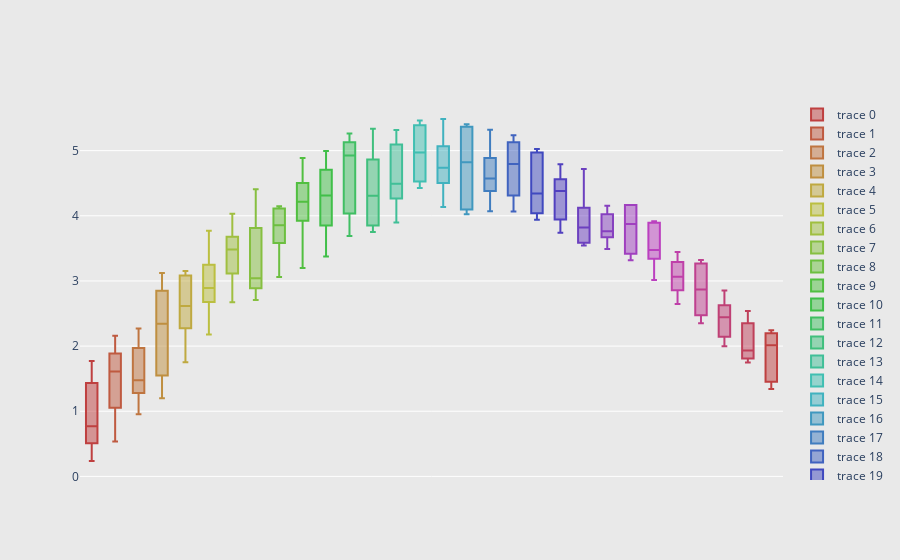

This figure's notebook cell:
### Markdown cell above
### 3º Gráfico Plotly
Relação Altura/Atividade física (BoxPlot)
-> Adicionar Filtros: Fumante, Peso, Gênero

### Code cell
import plotly.graph_objects as go
import numpy as np

N = 30     # Number of boxes

# generate an array of rainbow colors by fixing the saturation and lightness of the HSL
# representation of colour and marching around the hue.
# Plotly accepts any CSS color format, see e.g. http://www.w3schools.com/cssref/css_colors_legal.asp.
c = ['hsl('+str(h)+',50%'+',50%)' for h in np.linspace(0, 360, N)]

# Each box is represented by a dict that contains the data, the type, and the colour.
# Use list comprehension to describe N boxes, each with a different colour and with different randomly generated data:
fig = go.Figure(data=[go.Box(
    y=3.5 * np.sin(np.pi * i/N) + i/N + (1.5 + 0.5 * np.cos(np.pi*i/N)) * np.random.rand(10),
    marker_color=c[i]
    ) for i in range(int(N))])

# format the layout
fig.update_layout(
    xaxis=dict(showgrid=False, zeroline=False, showticklabels=False),
    yaxis=dict(zeroline=False, gridcolor='white'),
    paper_bgcolor='rgb(233,233,233)',
    plot_bgcolor='rgb(233,233,233)',
)

fig.show()

### Figure 1 — Plotly figure (JSON) as saved in the notebook; plotly's stock layout.template omitted (floating-point values rounded to 4 significant figures)
{"data": [{"marker": {"color": "hsl(0.0,50%,50%)"}, "type": "box", "y": [0.774, 0.9858, 0.5089, 1.77, 0.7665, 0.5951, 1.435, 0.3817, 0.2364, 1.674]}, {"marker": {"color": "hsl(12.413793103448276,50%,50%)"}, "type": "box", "y": [1.885, 1.579, 0.8843, 1.644, 1.674, 1.053, 0.534, 2.158, 1.318, 1.925]}, {"marker": {"color": "hsl(24.82758620689655,50%,50%)"}, "type": "box", "y": [1.299, 1.971, 1.647, 1.554, 1.046, 1.28, 0.9522, 1.397, 2.27, 2.018]}, {"marker": {"color": "hsl(37.241379310344826,50%,50%)"}, "type": "box", "y": [2.51, 1.198, 2.522, 2.176, 1.638, 1.527, 1.547, 2.849, 3.123, 2.987]}, {"marker": {"color": "hsl(49.6551724137931,50%,50%)"}, "type": "box", "y": [2.237, 3.084, 2.626, 3.155, 2.503, 2.711, 3.097, 1.753, 2.608, 2.273]}, {"marker": {"color": "hsl(62.06896551724138,50%,50%)"}, "type": "box", "y": [3.085, 3.77, 2.676, 2.676, 3.445, 3.164, 2.678, 3.248, 2.698, 2.18]}, {"marker": {"color": "hsl(74.48275862068965,50%,50%)"}, "type": "box", "y": [3.116, 2.894, 2.672, 4.02, 3.571, 3.398, 3.679, 3.289, 3.591, 4.03]}, {"marker": {"color": "hsl(86.89655172413794,50%,50%)"}, "type": "box", "y": [4.19, 2.889, 3.068, 2.709, 4.407, 3.018, 3.812, 2.743, 2.97, 3.516]}, {"marker": {"color": "hsl(99.3103448275862,50%,50%)"}, "type": "box", "y": [3.06, 3.581, 3.855, 3.49, 3.888, 3.852, 3.584, 4.145, 4.112, 4.129]}, {"marker": {"color": "hsl(111.72413793103448,50%,50%)"}, "type": "box", "y": [4.139, 3.774, 4.231, 4.81, 4.202, 4.889, 3.923, 4.458, 3.199, 4.503]}, {"marker": {"color": "hsl(124.13793103448276,50%,50%)"}, "type": "box", "y": [4.271, 3.374, 3.85, 4.3, 4.708, 3.457, 4.325, 4.766, 4.501, 4.994]}, {"marker": {"color": "hsl(136.55172413793105,50%,50%)"}, "type": "box", "y": [3.691, 4.036, 5.13, 4.867, 4.586, 4.983, 5.09, 5.221, 5.265, 3.802]}, {"marker": {"color": "hsl(148.9655172413793,50%,50%)"}, "type": "box", "y": [3.845, 3.85, 3.753, 5.337, 3.885, 5.121, 4.862, 4.535, 4.302, 4.314]}, {"marker": {"color": "hsl(161.3793103448276,50%,50%)"}, "type": "box", "y": [4.264, 5.318, 5.021, 3.898, 4.597, 4.308, 3.903, 5.276, 5.094, 4.386]}, {"marker": {"color": "hsl(173.79310344827587,50%,50%)"}, "type": "box", "y": [5.184, 4.451, 4.425, 5.388, 5.464, 4.76, 5.425, 5.326, 4.752, 4.526]}, {"marker": {"color": "hsl(186.20689655172413,50%,50%)"}, "type": "box", "y": [5.066, 4.683, 4.908, 5.486, 5.161, 4.501, 4.133, 4.277, 4.79, 4.626]}, {"marker": {"color": "hsl(198.6206896551724,50%,50%)"}, "type": "box", "y": [5.173, 5.365, 4.272, 5.259, 5.4, 5.403, 4.069, 4.098, 4.023, 4.467]}, {"marker": {"color": "hsl(211.0344827586207,50%,50%)"}, "type": "box", "y": [4.068, 4.4, 4.487, 5.322, 4.656, 4.379, 4.692, 4.888, 4.145, 5.048]}, {"marker": {"color": "hsl(223.44827586206895,50%,50%)"}, "type": "box", "y": [5.075, 5.065, 5.127, 4.442, 4.526, 4.065, 4.233, 5.236, 4.312, 5.15]}, {"marker": {"color": "hsl(235.86206896551724,50%,50%)"}, "type": "box", "y": [4.985, 5.027, 4.033, 4.971, 4.65, 4.104, 4.278, 4.038, 4.407, 3.939]}, {"marker": {"color": "hsl(248.27586206896552,50%,50%)"}, "type": "box", "y": [3.904, 3.944, 4.562, 4.415, 4.789, 4.004, 4.485, 3.741, 4.343, 4.777]}, {"marker": {"color": "hsl(260.6896551724138,50%,50%)"}, "type": "box", "y": [4.719, 3.543, 3.837, 3.802, 3.589, 3.544, 4.123, 3.586, 3.867, 4.303]}, {"marker": {"color": "hsl(273.1034482758621,50%,50%)"}, "type": "box", "y": [3.678, 3.649, 4.023, 3.778, 4.153, 3.913, 4.072, 3.746, 3.669, 3.49]}, {"marker": {"color": "hsl(285.51724137931035,50%,50%)"}, "type": "box", "y": [4.166, 4.017, 4.167, 3.318, 4.162, 4.165, 3.429, 3.419, 3.731, 3.318]}, {"marker": {"color": "hsl(297.9310344827586,50%,50%)"}, "type": "box", "y": [3.342, 3.06, 3.895, 3.398, 3.913, 3.564, 3.388, 3.917, 3.014, 3.55]}, {"marker": {"color": "hsl(310.3448275862069,50%,50%)"}, "type": "box", "y": [3.29, 3.046, 2.647, 3.109, 3.08, 3.444, 2.857, 3.001, 2.84, 3.316]}, {"marker": {"color": "hsl(322.7586206896552,50%,50%)"}, "type": "box", "y": [3.323, 2.475, 3.147, 2.531, 2.351, 2.435, 3.266, 3.217, 2.592, 3.279]}, {"marker": {"color": "hsl(335.17241379310343,50%,50%)"}, "type": "box", "y": [2.852, 2.427, 2.461, 2.627, 2.143, 1.997, 2.254, 1.997, 2.673, 2.547]}, {"marker": {"color": "hsl(347.58620689655174,50%,50%)"}, "type": "box", "y": [1.986, 2.45, 1.808, 1.909, 1.957, 1.859, 1.75, 2.541, 1.75, 2.352]}, {"marker": {"color": "hsl(360.0,50%,50%)"}, "type": "box", "y": [1.453, 1.343, 1.891, 2.242, 2.195, 1.672, 1.36, 2.136, 2.141, 2.203]}], "layout": {"paper_bgcolor": "rgb(233,233,233)", "plot_bgcolor": "rgb(233,233,233)", "xaxis": {"showgrid": false, "showticklabels": false, "zeroline": false}, "yaxis": {"gridcolor": "white", "zeroline": false}}}
